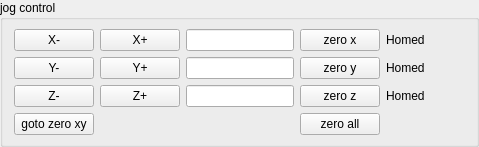
           <widget class="QGroupBox" name="groupBox_5">
            <property name="title">
             <string>jog control</string>
            </property>
            <property name="flat">
             <bool>false</bool>
            </property>
            <property name="checkable">
             <bool>false</bool>
            </property>
            <property name="checked">
             <bool>false</bool>
            </property>
            <layout class="QGridLayout" name="gridLayout_4">
             <property name="topMargin">
              <number>9</number>
             </property>
             <property name="bottomMargin">
              <number>9</number>
             </property>
             <item row="0" column="0">
              <layout class="QGridLayout" name="gridLayout_2">
               <item row="4" column="3">
                <widget class="QPushButton" name="pushButton_4">
                 <property name="sizePolicy">
                  <sizepolicy hsizetype="Preferred" vsizetype="Preferred">
                   <horstretch>0</horstretch>
                   <verstretch>0</verstretch>
                  </sizepolicy>
                 </property>
                 <property name="text">
                  <string>zero z</string>
                 </property>
                </widget>
               </item>
               <item row="2" column="4">
                <widget class="QLabel" name="label_status_homed_x">
                 <property name="styleSheet">
                  <string notr="true"/>
                 </property>
                 <property name="text">
                  <string>Homed</string>
                 </property>
                 <property name="margin">
                  <number>2</number>
                 </property>
                </widget>
               </item>
               <item row="2" column="0">
                <widget class="QPushButton" name="pushButton_x_min">
                 <property name="sizePolicy">
                  <sizepolicy hsizetype="Preferred" vsizetype="Preferred">
                   <horstretch>0</horstretch>
                   <verstretch>0</verstretch>
                  </sizepolicy>
                 </property>
                 <property name="text">
                  <string>X-</string>
                 </property>
                </widget>
               </item>
               <item row="4" column="0">
                <widget class="QPushButton" name="pushButton_z_min">
                 <property name="sizePolicy">
                  <sizepolicy hsizetype="Preferred" vsizetype="Preferred">
                   <horstretch>0</horstretch>
                   <verstretch>0</verstretch>
                  </sizepolicy>
                 </property>
                 <property name="text">
                  <string>Z-</string>
                 </property>
                </widget>
               </item>
               <item row="3" column="1">
                <widget class="QPushButton" name="pushButton_y_plus">
                 <property name="sizePolicy">
                  <sizepolicy hsizetype="Preferred" vsizetype="Preferred">
                   <horstretch>0</horstretch>
                   <verstretch>0</verstretch>
                  </sizepolicy>
                 </property>
                 <property name="text">
                  <string>Y+</string>
                 </property>
                </widget>
               </item>
               <item row="5" column="0">
                <widget class="QPushButton" name="pushButton">
                 <property name="sizePolicy">
                  <sizepolicy hsizetype="Preferred" vsizetype="Preferred">
                   <horstretch>0</horstretch>
                   <verstretch>0</verstretch>
                  </sizepolicy>
                 </property>
                 <property name="text">
                  <string>goto zero xy</string>
                 </property>
                </widget>
               </item>
               <item row="2" column="2">
                <widget class="QLineEdit" name="lineEdit_x_pos">
                 <property name="sizePolicy">
                  <sizepolicy hsizetype="Expanding" vsizetype="Preferred">
                   <horstretch>0</horstretch>
                   <verstretch>0</verstretch>
                  </sizepolicy>
                 </property>
                 <property name="mouseTracking">
                  <bool>true</bool>
                 </property>
                 <property name="text">
                  <string/>
                 </property>
                 <property name="readOnly">
                  <bool>true</bool>
                 </property>
                </widget>
               </item>
               <item row="2" column="3">
                <widget class="QPushButton" name="pushButton_2">
                 <property name="sizePolicy">
                  <sizepolicy hsizetype="Preferred" vsizetype="Preferred">
                   <horstretch>0</horstretch>
                   <verstretch>0</verstretch>
                  </sizepolicy>
                 </property>
                 <property name="text">
                  <string>zero x</string>
                 </property>
                </widget>
               </item>
               <item row="5" column="3">
                <widget class="QPushButton" name="pushButton_5">
                 <property name="sizePolicy">
                  <sizepolicy hsizetype="Preferred" vsizetype="Preferred">
                   <horstretch>0</horstretch>
                   <verstretch>0</verstretch>
                  </sizepolicy>
                 </property>
                 <property name="text">
                  <string>zero all</string>
                 </property>
                </widget>
               </item>
               <item row="4" column="1">
                <widget class="QPushButton" name="pushButton_z_plus">
                 <property name="sizePolicy">
                  <sizepolicy hsizetype="Preferred" vsizetype="Preferred">
                   <horstretch>0</horstretch>
                   <verstretch>0</verstretch>
                  </sizepolicy>
                 </property>
                 <property name="text">
                  <string>Z+</string>
                 </property>
                </widget>
               </item>
               <item row="3" column="2">
                <widget class="QLineEdit" name="lineEdit_y_pos">
                 <property name="sizePolicy">
                  <sizepolicy hsizetype="Expanding" vsizetype="Preferred">
                   <horstretch>0</horstretch>
                   <verstretch>0</verstretch>
                  </sizepolicy>
                 </property>
                 <property name="text">
                  <string/>
                 </property>
                 <property name="readOnly">
                  <bool>true</bool>
                 </property>
                </widget>
               </item>
               <item row="2" column="1">
                <widget class="QPushButton" name="pushButton_x_plus">
                 <property name="sizePolicy">
                  <sizepolicy hsizetype="Preferred" vsizetype="Preferred">
                   <horstretch>0</horstretch>
                   <verstretch>0</verstretch>
                  </sizepolicy>
                 </property>
                 <property name="text">
                  <string>X+</string>
                 </property>
                 <property name="checkable">
                  <bool>false</bool>
                 </property>
                </widget>
               </item>
               <item row="3" column="0">
                <widget class="QPushButton" name="pushButton_y_min">
                 <property name="sizePolicy">
                  <sizepolicy hsizetype="Preferred" vsizetype="Preferred">
                   <horstretch>0</horstretch>
                   <verstretch>0</verstretch>
                  </sizepolicy>
                 </property>
                 <property name="text">
                  <string>Y-</string>
                 </property>
                </widget>
               </item>
               <item row="4" column="4">
                <widget class="QLabel" name="label_status_homed_z">
                 <property name="text">
                  <string>Homed</string>
                 </property>
                </widget>
               </item>
               <item row="4" column="2">
                <widget class="QLineEdit" name="lineEdit_z_pos">
                 <property name="sizePolicy">
                  <sizepolicy hsizetype="Expanding" vsizetype="Preferred">
                   <horstretch>0</horstretch>
                   <verstretch>0</verstretch>
                  </sizepolicy>
                 </property>
                 <property name="text">
                  <string/>
                 </property>
                 <property name="readOnly">
                  <bool>true</bool>
                 </property>
                </widget>
               </item>
               <item row="3" column="4">
                <widget class="QLabel" name="label_status_homed_y">
                 <property name="text">
                  <string>Homed</string>
                 </property>
                </widget>
               </item>
               <item row="3" column="3">
                <widget class="QPushButton" name="pushButton_3">
                 <property name="sizePolicy">
                  <sizepolicy hsizetype="Preferred" vsizetype="Preferred">
                   <horstretch>0</horstretch>
                   <verstretch>0</verstretch>
                  </sizepolicy>
                 </property>
                 <property name="text">
                  <string>zero y</string>
                 </property>
                </widget>
               </item>
              </layout>
             </item>
             <item row="0" column="1">
              <spacer name="horizontalSpacer_6">
               <property name="orientation">
                <enum>Qt::Horizontal</enum>
               </property>
               <property name="sizeHint" stdset="0">
                <size>
                 <width>40</width>
                 <height>20</height>
                </size>
               </property>
              </spacer>
             </item>
            </layout>
           </widget>
